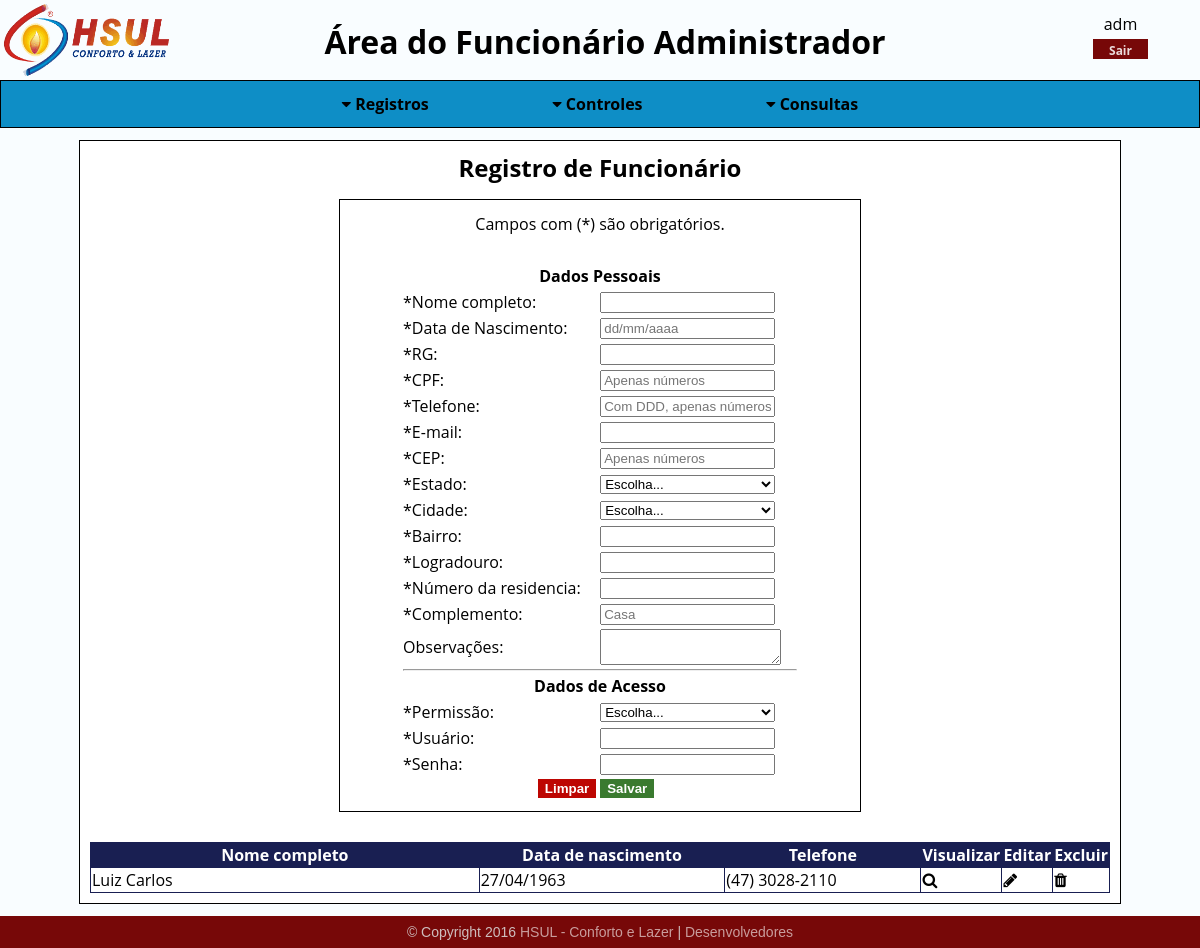
The page /sistema/hs_menu_funcionarios.php?pasta=funcionarios/registros/&arq=hs_fmins_funcionarios&ext=php (signed in) on the database its author committed.
### tables this page shows
CREATE TABLE `funcionarios` (
  `id` int(6) UNSIGNED ZEROFILL NOT NULL COMMENT 'Identificador único para cada atributo, não havendo possibilidade de repetição.',
  `usuarios_id` int(6) UNSIGNED ZEROFILL NOT NULL COMMENT 'Chave estrangeira vinda da tabela de usuários para conectar as informações. ',
  `cidades_id` int(6) UNSIGNED ZEROFILL NOT NULL COMMENT 'Chave estrangeira vinda da tabela de cidades para conectar as informações. ',
  `nome_completo` varchar(45) NOT NULL COMMENT 'Campo para o nome completo do funcionário.',
  `data_nascimento` date NOT NULL COMMENT 'Campo para data de nascimento do funcionário.',
  `rg` varchar(20) NOT NULL COMMENT 'Campo para Registro Geral (RG) do funcionário.',
  `cpf` bigint(11) UNSIGNED ZEROFILL NOT NULL COMMENT 'Campo para Cadastro de Pessoa Física do funcionário.',
  `telefone` bigint(15) UNSIGNED NOT NULL COMMENT 'Campo para telefone do funcionário, para entrar em contato com o mesmo.',
  `email` varchar(70) NOT NULL COMMENT 'Campo para e-mail do funcionário para entrar em contato com o mesmo.',
  `cep` int(8) UNSIGNED NOT NULL COMMENT 'Campo para o CEP do funcionário, provendo informações para a localização do mesmo.',
  `bairro` varchar(30) NOT NULL COMMENT 'Campo para o bairro do funcionário, provendo informações para a localização do mesmo.',
  `logradouro` varchar(45) NOT NULL COMMENT ' Campo para a rua do funcionário, provendo informações para a localização do mesmo.',
  `numero_residencia` int(5) UNSIGNED NOT NULL COMMENT 'Campo para o número da residência do funcionário, provendo a localização do mesmo.',
  `complemento` varchar(20) NOT NULL COMMENT 'Campo para o complemento da residência do funcionário.',
  `observacoes` text COMMENT 'Campo para as observações sobre o funcionário.'
);

### sistema/funcionarios/registros/hs_fmins_funcionarios.php (the view, shortened to what this page needs)
<h2>Registro de Funcionário</h2>
<div>
  <div class="registros">
    <form name="frmfuncionarios" action="?pasta=funcionarios/registros/&arq=hs_ins_funcionarios&ext=php" method="post">
      <table>
        <tr>
          <td colspan="2" align="center">Campos com (*) são obrigatórios.</td>
        </tr>
        <tr>
          <td><br /></td>
        </tr>
        <tr>
          <td colspan="2"><h4>Dados Pessoais</h4> </td>
        </tr>
        <tr>
          <td> *Nome completo: </td>
          <td> <input type="text" name="txtnome" maxlength="45" /> </td>
        </tr>
        <tr>
          <td> *Data de Nascimento: </td>
          <td> <input type="text" name="txtdata" id="datepicker" maxlength="11" placeholder="dd/mm/aaaa" readonly/> </td>
        </tr>
        <tr>
          <td> *RG: </td>
          <td> <input type="text" name="txtrg" maxlength="20"/> </td>
        </tr>
        <tr>
          <td> *CPF: </td>
          <td> <input type="text" name="txtcpf" maxlength="11" placeholder="Apenas números"/> </td>
        </tr>
        <tr>
          <td> *Telefone: </td>
          <td> <input type="text" name="txttelefone" maxlength="11" placeholder="Com DDD, apenas números"/> </td>
        </tr>
        <tr>
          <td> *E-mail: </td>
          <td> <input type="text" name="txtemail" maxlength="70"/> </td>
        </tr>
        <tr>
          <td> *CEP: </td>
          <td> <input type="text" name="txtcep" maxlength="8" placeholder="Apenas números"/> </td>
        </tr>
        <tr>
          <td> *Estado: </td>
          <td>
            <select name="selestado" id="selestado" onchange="mostraCidades()">
              <option value="">Escolha...</option>
              <?php
                $hs_sel_estados = "SELECT * FROM estados ORDER BY nome";
                $hs_sel_estados_preparado = $conexaobd->prepare($hs_sel_estados);
                $hs_sel_estados_preparado->execute();
              ?>
            </select>
          </td>
        </tr>
        <tr>
          <td> *Cidade: </td>
          <td>
            <select name="selcidade" id="selcidade">
              <option value="">Escolha...</option>
            </select>
          </td>
        </tr>
        <tr>
          <td> *Bairro: </td>
          <td> <input type="text" name="txtbairro" maxlength="30"/> </td>
        </tr>
        <tr>
          <td> *Logradouro: </td>
          <td> <input type="text" name="txtlogradouro" maxlength="45"/> </td>
        </tr>
        <tr>
          <td> *Número da residencia: </td>
          <td> <input type="text" name="txtresidencia" maxlength="5"/> </td>
        </tr>
        <tr>
          <td> *Complemento: </td>
          <td> <input type="text" name="txtcomplemento" maxlength="20" placeholder="Casa"/> </td>
        </tr>
        <tr>
          <td> Observações: </td>
          <td> <textarea name="txaobservacoes"></textarea> </td>
        </tr>
        <tr>
          <td colspan="2"><hr /></td>
        </tr>
        <tr>
          <td colspan="2"><h4>Dados de Acesso</h4> </td>
        </tr>
        <tr>
          <td> *Permissão: </td>
          <td>
            <select name="selpermissao">
              <option value="">Escolha...</option>
            </select>
          </td>
        </tr>
        <tr>
          <td> *Usuário: </td>
          <td> <input type="text" name="txtusuario"/> </td>
        </tr>
        <tr>
          <td> *Senha: </td>
          <td> <input type="password" name="pwdsenha"/> </td>
        </tr>
        <tr align="center">
          <td>
            <button type="reset" name="btnlimpar">Limpar</button>
          </td>
          <td>
            <button type="submit" name="btnsalvar">Salvar</button>
          </td>
        </tr>
      </table>
    </form>
  </div>
</div>
<div class="consultas">
  <?php
    $hs_sel_funcionarios = "SELECT id, nome_completo, data_nascimento, telefone, usuarios_id FROM funcionarios ORDER BY nome_completo ASC";
    $hs_sel_funcionarios_preparado = $conexaobd->prepare($hs_sel_funcionarios);
    $hs_sel_funcionarios_preparado->execute();
  ?>
  <table>
    <thead>
      <tr>
        <th width="40%">Nome completo</th>
        <th width="25%">Data de nascimento</th>
        <th width="20%">Telefone</th>
        <th width="5%">Visualizar</th>
        <th width="5%">Editar</th>
        <th width="5%">Excluir</th>
      </tr>
    </thead>
    <tbody>
      <?php
        if($hs_sel_funcionarios_preparado->rowCount()>0){
          while ($hs_sel_funcionarios_resultados = $hs_sel_funcionarios_preparado->fetch()){
            $telefone = preg_replace('/^(\d{2})(\d{4,5})(\d{4})$/', '($1) $2-$3', $hs_sel_funcionarios_resultados['telefone']);
            $data = explode("-", $hs_sel_funcionarios_resultados['data_nascimento']);
      ?>
      <tr>
        <td><?php echo $hs_sel_funcionarios_resultados['nome_completo']?></td>
        <td><?php echo $data[2]."/".$data[1]."/".$data[0] ?></td>
        <td><?php echo $telefone ?></td>
        <td><a href="?pasta=funcionarios/consultas/&arq=hs_con_detfuncionarios&ext=php&funcionarios_id=<?php echo $hs_sel_funcionarios_resultados['id'] ?>&usuarios_id=<?php echo  $hs_sel_funcionarios_resultados['usuarios_id'] ?>"><i class="fa fa-search" aria-hidden="true"></i></a></td>
        <td><a href="?pasta=funcionarios/registros/&arq=hs_fmupd_funcionarios&ext=php&funcionarios_id=<?php echo $hs_sel_funcionarios_resultados['id'] ?>&usuarios_id=<?php echo  $hs_sel_funcionarios_resultados['usuarios_id'] ?>"><i class="fa fa-pencil" aria-hidden="true"></i></a></td>
        <td><a title="Excluir registro"><?php echo confirmacao_exclusao($hs_sel_funcionarios_resultados['id'], '', '?pasta=funcionarios/registros/&arq=hs_del_funcionarios&ext=php', 'esse funcionário', $hs_sel_funcionarios_resultados['nome_completo']);?></a></td>
      </tr>
      <?php
          }
        }else{
      ?>
      <tr>
        <td colspan="7" align="center">Não há registros.</td>
      </tr>
      <?php
        }
      ?>
    </tbody>
  </table>
</div>

### adicionais/php/hs_confirmacao_delete_php.php
 <?php
  function confirmacao_exclusao($valor, $valor2, $acao, $tipo, $nome){
    $formName = md5($valor.time());
    $criptoValor = md5($valor);
    $submit = "onClick = 'confirmar_exclusao(\"$tipo\", \"$nome\", \"$formName\" );'";
  if($valor2=="vazio"){
    $safeLink = "<form name='".$formName."' action='".$acao."' method='POST' id='".$formName."'>";
    $safeLink.= "<input type='hidden' name='id' value='".$criptoValor."'/>";
    $safeLink.= "<i $submit class='fa fa-trash' aria-hidden='true'></i>";
    $safeLink.= "</form>";
  }else{
    $criptoValor2 = md5($valor2);
    $safeLink = "<form name='".$formName."' action='".$acao."' method='POST' id='".$formName."'>";
    $safeLink.= "<input type='hidden' name='id' value='".$criptoValor."'/>";
    $safeLink.= "<input type='hidden' name='id2' value='".$criptoValor2."'/>";
    $safeLink.= "<i $submit class='fa fa-trash' aria-hidden='true'></i>";
    $safeLink.= "</form>";
    }
    return $safeLink;
  }
?>

### layout/css/hsul_backend_css.css (style rules this page uses)
* { margin: 0; }
a { color: inherit; text-decoration: inherit; }
html { height: 100%; width: 100%; }
body { background-color: #f9fdff; height: 100%; width: 100%; }
h2 { text-align: center; }
.registros { padding: 10px; border: 1px solid; width: 500px; justify-content: center; margin: 0 auto; margin-top: 15px; }
.registros select { width: 175px; }
.registros input { width: 175px; }
.registros table { margin: 0 auto; width: 400px; }
.registros table h4 { text-align: center; }
.registros td { min-width: 170px; }
.registros button[type=submit] { background-color: #3a7a2f; border: 1px solid #3a7a2f; color: #fff; font-weight: bold; cursor: pointer; float: left; }
.registros button[type=reset] { background-color: #bd0602; border: 1px solid #bd0602; color: #fff; font-weight: bold; cursor: pointer; float: right; }
.consultas table { margin: 0 auto; margin-top: 30px; border: 1px solid #191f52; border-collapse: collapse; min-width: 400px; max-width: 1050px; }
.consultas tr td { border: 1px solid #191f52; border-collapse: collapse; }
.consultas th { background-color: #191f52; color: #fff; border: 1px solid #191f52; }
.consultas table i { cursor: pointer; }
.fa.fa-pencil { color: #000000; }
a { cursor: pointer; }

### rows shown on the page
funcionarios: nome_completo "Luiz Carlos", data_nascimento "27", data_nascimento "04", data_nascimento "1963", telefone "(47) 3028-2110"

### other values the page prints
$_SESSION['usuario'] "adm"
$funcionario "Administrador"
